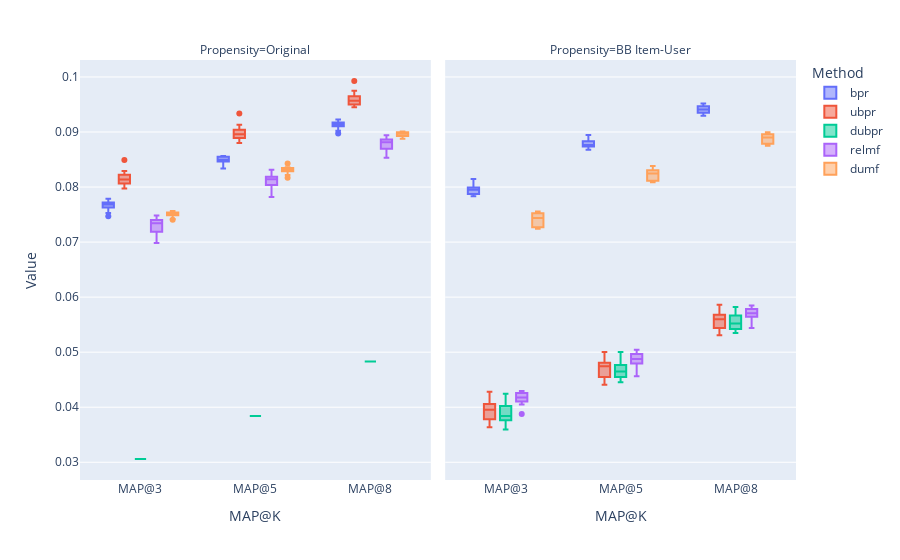

The cell this chart's notebook holds for it:
### Markdown cell above
### MAP@K

### Code cell
plot_metric(yahoo_df, 'MAP', methods=_methods, propensities=_propensities)

### Figure 1 — Plotly figure (JSON) as saved in the notebook; plotly's stock layout.template omitted (floating-point values rounded to 4 significant figures)
{"data": [{"alignmentgroup": "True", "hovertemplate": "Method=bpr<br>Propensity=Original<br>Metric@K=%{x}<br>Value=%{y}<extra></extra>", "legendgroup": "bpr", "marker": {"color": "#636efa"}, "name": "bpr", "notched": false, "offsetgroup": "bpr", "orientation": "v", "quartilemethod": "exclusive", "showlegend": true, "type": "box", "x": ["MAP@3", "MAP@3", "MAP@3", "MAP@3", "MAP@3", "MAP@3", "MAP@3", "MAP@3", "MAP@3", "MAP@3", "MAP@5", "MAP@5", "MAP@5", "MAP@5", "MAP@5", "MAP@5", "MAP@5", "MAP@5", "MAP@5", "MAP@5", "MAP@8", "MAP@8", "MAP@8", "MAP@8", "MAP@8", "MAP@8", "MAP@8", "MAP@8", "MAP@8", "MAP@8"], "x0": " ", "xaxis": "x", "y": [0.07788, 0.07677, 0.07697, 0.07629, 0.07718, 0.07688, 0.07656, 0.0772, 0.07469, 0.07529, 0.08563, 0.08498, 0.08551, 0.08465, 0.08519, 0.0855, 0.08494, 0.0848, 0.08336, 0.0837, 0.09225, 0.0917, 0.09163, 0.09102, 0.09171, 0.09201, 0.0912, 0.09108, 0.08973, 0.09022], "y0": " ", "yaxis": "y"}, {"alignmentgroup": "True", "hovertemplate": "Method=bpr<br>Propensity=BB Item-User<br>Metric@K=%{x}<br>Value=%{y}<extra></extra>", "legendgroup": "bpr", "marker": {"color": "#636efa"}, "name": "bpr", "notched": false, "offsetgroup": "bpr", "orientation": "v", "quartilemethod": "exclusive", "showlegend": false, "type": "box", "x": ["MAP@3", "MAP@3", "MAP@3", "MAP@3", "MAP@3", "MAP@3", "MAP@3", "MAP@3", "MAP@3", "MAP@3", "MAP@5", "MAP@5", "MAP@5", "MAP@5", "MAP@5", "MAP@5", "MAP@5", "MAP@5", "MAP@5", "MAP@5", "MAP@8", "MAP@8", "MAP@8", "MAP@8", "MAP@8", "MAP@8", "MAP@8", "MAP@8", "MAP@8", "MAP@8"], "x0": " ", "xaxis": "x2", "y": [0.07992, 0.07963, 0.0794, 0.07887, 0.08145, 0.07875, 0.07964, 0.08085, 0.0785, 0.07834, 0.08832, 0.08761, 0.08766, 0.08714, 0.08946, 0.08767, 0.08752, 0.08848, 0.08679, 0.08735, 0.09466, 0.09412, 0.094, 0.09349, 0.0952, 0.09408, 0.09436, 0.095, 0.09295, 0.09342], "y0": " ", "yaxis": "y2"}, {"alignmentgroup": "True", "hovertemplate": "Method=ubpr<br>Propensity=Original<br>Metric@K=%{x}<br>Value=%{y}<extra></extra>", "legendgroup": "ubpr", "marker": {"color": "#EF553B"}, "name": "ubpr", "notched": false, "offsetgroup": "ubpr", "orientation": "v", "quartilemethod": "exclusive", "showlegend": true, "type": "box", "x": ["MAP@3", "MAP@3", "MAP@3", "MAP@3", "MAP@3", "MAP@3", "MAP@3", "MAP@3", "MAP@3", "MAP@3", "MAP@5", "MAP@5", "MAP@5", "MAP@5", "MAP@5", "MAP@5", "MAP@5", "MAP@5", "MAP@5", "MAP@5", "MAP@8", "MAP@8", "MAP@8", "MAP@8", "MAP@8", "MAP@8", "MAP@8", "MAP@8", "MAP@8", "MAP@8"], "x0": " ", "xaxis": "x", "y": [0.08168, 0.08293, 0.08186, 0.08111, 0.08063, 0.08222, 0.08491, 0.08063, 0.08092, 0.07975, 0.08946, 0.09132, 0.09039, 0.08937, 0.08889, 0.08976, 0.09336, 0.08884, 0.08979, 0.08801, 0.09568, 0.09749, 0.09648, 0.095, 0.0951, 0.09591, 0.09927, 0.09473, 0.09564, 0.0945], "y0": " ", "yaxis": "y"}, {"alignmentgroup": "True", "hovertemplate": "Method=ubpr<br>Propensity=BB Item-User<br>Metric@K=%{x}<br>Value=%{y}<extra></extra>", "legendgroup": "ubpr", "marker": {"color": "#EF553B"}, "name": "ubpr", "notched": false, "offsetgroup": "ubpr", "orientation": "v", "quartilemethod": "exclusive", "showlegend": false, "type": "box", "x": ["MAP@3", "MAP@3", "MAP@3", "MAP@3", "MAP@3", "MAP@3", "MAP@3", "MAP@3", "MAP@3", "MAP@3", "MAP@5", "MAP@5", "MAP@5", "MAP@5", "MAP@5", "MAP@5", "MAP@5", "MAP@5", "MAP@5", "MAP@5", "MAP@8", "MAP@8", "MAP@8", "MAP@8", "MAP@8", "MAP@8", "MAP@8", "MAP@8", "MAP@8", "MAP@8"], "x0": " ", "xaxis": "x2", "y": [0.03749, 0.03794, 0.03635, 0.04283, 0.04058, 0.04207, 0.03779, 0.04012, 0.04025, 0.03899, 0.04446, 0.04592, 0.04408, 0.05001, 0.04794, 0.04899, 0.04548, 0.04807, 0.04798, 0.04698, 0.05358, 0.05441, 0.05307, 0.05861, 0.05678, 0.05775, 0.05461, 0.05625, 0.05623, 0.05574], "y0": " ", "yaxis": "y2"}, {"alignmentgroup": "True", "hovertemplate": "Method=dubpr<br>Propensity=Original<br>Metric@K=%{x}<br>Value=%{y}<extra></extra>", "legendgroup": "dubpr", "marker": {"color": "#00cc96"}, "name": "dubpr", "notched": false, "offsetgroup": "dubpr", "orientation": "v", "quartilemethod": "exclusive", "showlegend": true, "type": "box", "x": ["MAP@3", "MAP@3", "MAP@3", "MAP@3", "MAP@3", "MAP@3", "MAP@3", "MAP@3", "MAP@3", "MAP@3", "MAP@5", "MAP@5", "MAP@5", "MAP@5", "MAP@5", "MAP@5", "MAP@5", "MAP@5", "MAP@5", "MAP@5", "MAP@8", "MAP@8", "MAP@8", "MAP@8", "MAP@8", "MAP@8", "MAP@8", "MAP@8", "MAP@8", "MAP@8"], "x0": " ", "xaxis": "x", "y": [0.03059, 0.03059, 0.03059, 0.03059, 0.03059, 0.03059, 0.03059, 0.03059, 0.03059, 0.03059, 0.03839, 0.03839, 0.03839, 0.03839, 0.03839, 0.03839, 0.03839, 0.03839, 0.03839, 0.03839, 0.04829, 0.04829, 0.04829, 0.04829, 0.04829, 0.04829, 0.04829, 0.04829, 0.04829, 0.04829], "y0": " ", "yaxis": "y"}, {"alignmentgroup": "True", "hovertemplate": "Method=dubpr<br>Propensity=BB Item-User<br>Metric@K=%{x}<br>Value=%{y}<extra></extra>", "legendgroup": "dubpr", "marker": {"color": "#00cc96"}, "name": "dubpr", "notched": false, "offsetgroup": "dubpr", "orientation": "v", "quartilemethod": "exclusive", "showlegend": false, "type": "box", "x": ["MAP@3", "MAP@3", "MAP@3", "MAP@3", "MAP@3", "MAP@3", "MAP@3", "MAP@3", "MAP@3", "MAP@3", "MAP@5", "MAP@5", "MAP@5", "MAP@5", "MAP@5", "MAP@5", "MAP@5", "MAP@5", "MAP@5", "MAP@5", "MAP@8", "MAP@8", "MAP@8", "MAP@8", "MAP@8", "MAP@8", "MAP@8", "MAP@8", "MAP@8", "MAP@8"], "x0": " ", "xaxis": "x2", "y": [0.03882, 0.04071, 0.04246, 0.03796, 0.0397, 0.0402, 0.03771, 0.03596, 0.03762, 0.03751, 0.04688, 0.04838, 0.05005, 0.04549, 0.04764, 0.04767, 0.0459, 0.04453, 0.04614, 0.04518, 0.05535, 0.05729, 0.05822, 0.05348, 0.05657, 0.05666, 0.05451, 0.05375, 0.05511, 0.05422], "y0": " ", "yaxis": "y2"}, {"alignmentgroup": "True", "hovertemplate": "Method=relmf<br>Propensity=Original<br>Metric@K=%{x}<br>Value=%{y}<extra></extra>", "legendgroup": "relmf", "marker": {"color": "#ab63fa"}, "name": "relmf", "notched": false, "offsetgroup": "relmf", "orientation": "v", "quartilemethod": "exclusive", "showlegend": true, "type": "box", "x": ["MAP@3", "MAP@3", "MAP@3", "MAP@3", "MAP@3", "MAP@3", "MAP@3", "MAP@3", "MAP@3", "MAP@3", "MAP@5", "MAP@5", "MAP@5", "MAP@5", "MAP@5", "MAP@5", "MAP@5", "MAP@5", "MAP@5", "MAP@5", "MAP@8", "MAP@8", "MAP@8", "MAP@8", "MAP@8", "MAP@8", "MAP@8", "MAP@8", "MAP@8", "MAP@8"], "x0": " ", "xaxis": "x", "y": [0.07449, 0.06982, 0.07312, 0.07401, 0.07187, 0.07394, 0.07135, 0.07482, 0.07211, 0.07376, 0.08279, 0.07818, 0.08146, 0.08186, 0.08018, 0.0817, 0.08036, 0.08313, 0.08103, 0.08138, 0.08941, 0.08534, 0.08816, 0.08866, 0.08674, 0.08844, 0.08696, 0.08933, 0.0873, 0.0881], "y0": " ", "yaxis": "y"}, {"alignmentgroup": "True", "hovertemplate": "Method=relmf<br>Propensity=BB Item-User<br>Metric@K=%{x}<br>Value=%{y}<extra></extra>", "legendgroup": "relmf", "marker": {"color": "#ab63fa"}, "name": "relmf", "notched": false, "offsetgroup": "relmf", "orientation": "v", "quartilemethod": "exclusive", "showlegend": false, "type": "box", "x": ["MAP@3", "MAP@3", "MAP@3", "MAP@3", "MAP@3", "MAP@3", "MAP@3", "MAP@3", "MAP@3", "MAP@3", "MAP@5", "MAP@5", "MAP@5", "MAP@5", "MAP@5", "MAP@5", "MAP@5", "MAP@5", "MAP@5", "MAP@5", "MAP@8", "MAP@8", "MAP@8", "MAP@8", "MAP@8", "MAP@8", "MAP@8", "MAP@8", "MAP@8", "MAP@8"], "x0": " ", "xaxis": "x2", "y": [0.04207, 0.04048, 0.0425, 0.03876, 0.04106, 0.04258, 0.04143, 0.04107, 0.04295, 0.04266, 0.04967, 0.04783, 0.04915, 0.04563, 0.04795, 0.05043, 0.04841, 0.04812, 0.05032, 0.04963, 0.05781, 0.05662, 0.05724, 0.05441, 0.05532, 0.05846, 0.05646, 0.05687, 0.05837, 0.05784], "y0": " ", "yaxis": "y2"}, {"alignmentgroup": "True", "hovertemplate": "Method=dumf<br>Propensity=Original<br>Metric@K=%{x}<br>Value=%{y}<extra></extra>", "legendgroup": "dumf", "marker": {"color": "#FFA15A"}, "name": "dumf", "notched": false, "offsetgroup": "dumf", "orientation": "v", "quartilemethod": "exclusive", "showlegend": true, "type": "box", "x": ["MAP@3", "MAP@3", "MAP@3", "MAP@3", "MAP@3", "MAP@3", "MAP@3", "MAP@3", "MAP@3", "MAP@3", "MAP@5", "MAP@5", "MAP@5", "MAP@5", "MAP@5", "MAP@5", "MAP@5", "MAP@5", "MAP@5", "MAP@5", "MAP@8", "MAP@8", "MAP@8", "MAP@8", "MAP@8", "MAP@8", "MAP@8", "MAP@8", "MAP@8", "MAP@8"], "x0": " ", "xaxis": "x", "y": [0.07536, 0.07408, 0.07497, 0.07537, 0.07501, 0.07486, 0.07418, 0.07563, 0.0752, 0.07519, 0.08312, 0.08218, 0.08307, 0.0836, 0.08337, 0.08289, 0.0817, 0.08427, 0.08334, 0.08344, 0.08952, 0.08926, 0.08994, 0.08995, 0.08951, 0.08917, 0.08879, 0.09008, 0.08986, 0.08997], "y0": " ", "yaxis": "y"}, {"alignmentgroup": "True", "hovertemplate": "Method=dumf<br>Propensity=BB Item-User<br>Metric@K=%{x}<br>Value=%{y}<extra></extra>", "legendgroup": "dumf", "marker": {"color": "#FFA15A"}, "name": "dumf", "notched": false, "offsetgroup": "dumf", "orientation": "v", "quartilemethod": "exclusive", "showlegend": false, "type": "box", "x": ["MAP@3", "MAP@3", "MAP@3", "MAP@3", "MAP@3", "MAP@3", "MAP@3", "MAP@3", "MAP@3", "MAP@3", "MAP@5", "MAP@5", "MAP@5", "MAP@5", "MAP@5", "MAP@5", "MAP@5", "MAP@5", "MAP@5", "MAP@5", "MAP@8", "MAP@8", "MAP@8", "MAP@8", "MAP@8", "MAP@8", "MAP@8", "MAP@8", "MAP@8", "MAP@8"], "x0": " ", "xaxis": "x2", "y": [0.07429, 0.07322, 0.07242, 0.07557, 0.07264, 0.07547, 0.07523, 0.07496, 0.0727, 0.07447, 0.08219, 0.08153, 0.08115, 0.08292, 0.08087, 0.08383, 0.08269, 0.0836, 0.08112, 0.08307, 0.0887, 0.0881, 0.08779, 0.08961, 0.08748, 0.08952, 0.08959, 0.08997, 0.08785, 0.08933], "y0": " ", "yaxis": "y2"}], "layout": {"annotations": [{"font": {}, "showarrow": false, "text": "Propensity=Original", "x": 0.245, "xanchor": "center", "xref": "paper", "y": 1, "yanchor": "bottom", "yref": "paper"}, {"font": {}, "showarrow": false, "text": "Propensity=BB Item-User", "x": 0.755, "xanchor": "center", "xref": "paper", "y": 1, "yanchor": "bottom", "yref": "paper"}], "boxmode": "group", "legend": {"title": {"text": "Method"}, "tracegroupgap": 0}, "margin": {"t": 60}, "xaxis": {"anchor": "y", "domain": [0, 0.49], "title": {"text": "MAP@K"}}, "xaxis2": {"anchor": "y2", "domain": [0.51, 1], "matches": "x", "title": {"text": "MAP@K"}}, "yaxis": {"anchor": "x", "domain": [0, 1], "title": {"text": "Value"}}, "yaxis2": {"anchor": "x2", "domain": [0, 1], "matches": "y", "showticklabels": false}}}
